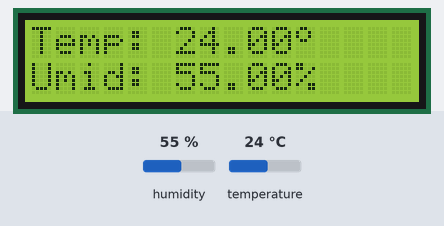
A sketch run on a simulated Arduino Uno, built with avr-gcc and run on an emulated ATmega328P. Parts: 16×2 character LCD. The inputs (shaded band) are chosen by the test bench; at power-on: humidity 55 %, temperature 24 °C.

Above: at 1.2 s.
1.3 s: humidity set to 22 %
At 3.0 s:
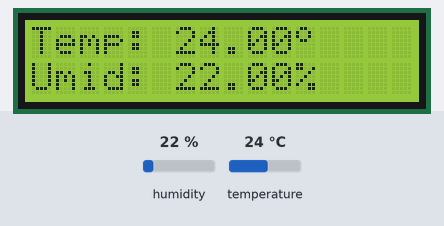
4.1 s: temperature set to 12 °C
At 5.3 s:
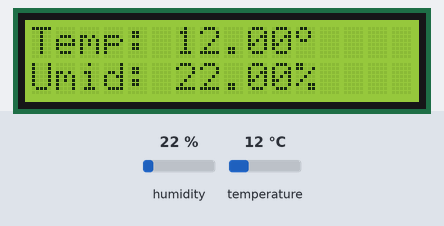
6.9 s: humidity set to 40 %
At 8.9 s:
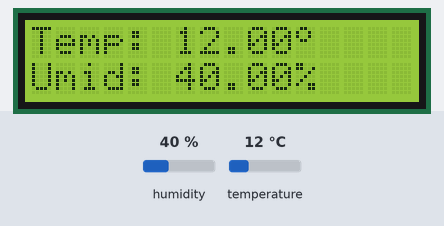
9.8 s: temperature set to 19 °C
At 11.3 s:
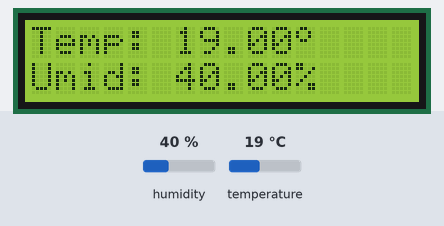
Timing chart, 0 to 12.8 s (numbered marks = the images above; inputs shaded):
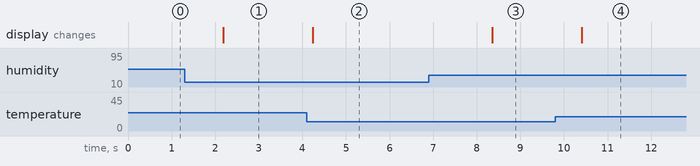

The sketch:

DHT11_and_LiquidCrystal_I2C.ino
```cpp
#include <Wire.h>
#include <LiquidCrystal_I2C.h>
#include <DHT.h>

#define DHTPIN A0 // Define a ligação ao pino de dados do sensor
#define DHTTYPE DHT11 // Define o tipo de sensor DHT utilizado

LiquidCrystal_I2C lcd(0x27,2,1,0,4,5,6,7,3, POSITIVE);  // Inicializa o display no endereço 0x27
DHT dht(DHTPIN, DHTTYPE); // Inicializa o DHT11 na porta A0

// Array simbolo grau
byte grau[8] ={ B00001100,
                B00010010,
                B00010010,
                B00001100,
                B00000000,
                B00000000,
                B00000000,
                B00000000,};

void setup() {
  lcd.begin(16,2);
  lcd.setBacklight(HIGH);
  lcd.createChar(0, grau);  // Cria o caractere customizado com o símbolo do grau
  dht.begin();
}

void loop() {
  float h = dht.readHumidity(); // Lê o valor da umidade
  float t = dht.readTemperature();  // Lê o valor da temperatura

  if (isnan(h) || isnan(t)) {
    lcd.home();
    lcd.print("Failed to read");
    lcd.setCursor(0,1);
    lcd.print("from DHT sensor!");
  }

  else {
    lcd.clear(); // Limpa o LCD
    lcd.home();
    lcd.print("Temp: ");
    lcd.setCursor(6,0);
    lcd.print(t,2);
    lcd.setCursor(11,0);
    lcd.write((byte)0); // Mostra o simbolo do grau formado pelo array

    lcd.setCursor(0,1);
    lcd.print("Umid: ");
    lcd.setCursor(6,1);
    lcd.print(h,2);
    lcd.setCursor(11,1);
    lcd.print("%");
  }

  // Intervalo recomendado para leitura do sensor
  delay(2000);
}
```

Measured:
- after the input at 1.3 s, the display: changes after 0.88 s (image 1)
- after the input at 4.1 s, the display: changes after 0.14 s (image 2)
- after the input at 6.9 s, the display: changes after 1.5 s (image 3)
- after the input at 9.8 s, the display: changes after 0.61 s (image 4)
